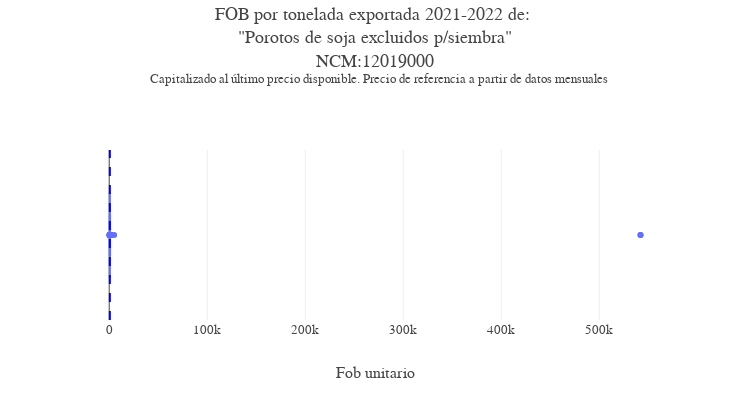

Source (notebook cell):
### Code cell
precio_boxplot_capitalizado(df_producto,'12019000')

### Figure 1 — Plotly figure (JSON) as saved in the notebook; plotly's stock layout.template omitted (floating-point values rounded to 4 significant figures; data arrays with more than 128 entries replaced by an {"elided": "..."} marker saying what was removed)
{"data": [{"alignmentgroup": "True", "customdata": {"elided": "1077x8 mixed values"}, "hovertemplate": "Precio capitalizado=%{x}<br>Precio=%{customdata[0]}<br>Kg=%{customdata[1]}<br>Exportador=%{customdata[2]}<br>Fob=%{customdata[3]}<br>Precio de referencia=%{customdata[4]}<br>Fecha=%{customdata[5]}<br>Destino=%{customdata[6]}<br>Spread=%{customdata[7]}<extra></extra>", "legendgroup": "", "marker": {"color": "#636efa"}, "name": "", "notched": false, "offsetgroup": "", "orientation": "h", "showlegend": false, "type": "box", "x": {"elided": "1077 float values"}, "x0": " ", "xaxis": "x", "y0": " ", "yaxis": "y"}], "layout": {"boxmode": "group", "font": {"family": "Georgia", "size": 13}, "height": 400, "legend": {"tracegroupgap": 0}, "margin": {"t": 150}, "separators": ",.", "shapes": [{"line": {"color": "blue", "dash": "dash"}, "type": "line", "x0": 650.2, "x1": 650.2, "xref": "x", "y0": 0, "y1": 1, "yref": "y domain"}], "showlegend": false, "title": {"text": "FOB por tonelada exportada 2021-2022 de: <br>\"Porotos de soja excluidos p/siembra\"<br>NCM:12019000<br> <sup> Capitalizado al último precio disponible. Precio de referencia a partir de datos mensuales", "y": 0.95}, "width": 750, "xaxis": {"anchor": "y", "domain": [0, 1], "title": {"text": "Fob unitario"}}, "yaxis": {"anchor": "x", "domain": [0, 1], "title": {"text": ""}}}}
